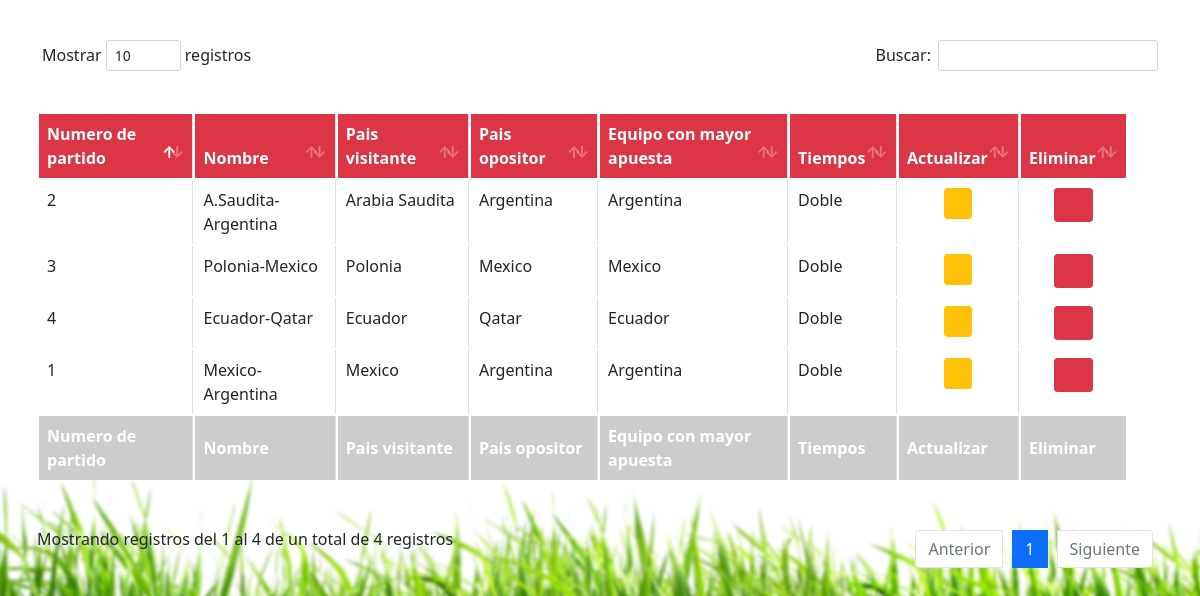
The app's page /php/views/tablaPartidosA.php (signed in) with its own data.
### tables this page shows
create table partidos
(
    id_partidos	     int not null auto_increment,
    nombre			     varchar(50) not null,
    equipo1            varchar(50) not null,
    equipo2				  varchar(50) not null,
    favorito			  varchar(50) not null,
    tiempos				  VARCHAR(50) not NULL,
    primary key (id_partidos)
);

### php/controller/infoPartidos.php (called while the page is built, shortened)
<?php
    global $conexion;
    $sql="SELECT id_partidos, nombre, equipo1, equipo2, favorito, tiempos FROM partidos";
    $result=mysqli_query($conexion,$sql);
?>

### php/views/tablaPartidosA.php (the view, shortened to what this page needs)
<?php
require_once("../conexion/conexion.php");
require_once "../controller/infoPartidos.php";
 ?>
<!DOCTYPE html>
<html>
<head>
	<link rel="stylesheet" type="text/css" href="../../css/estilos3.css">
</head>
<body>
 <link rel="stylesheet" type="text/css" href="../../bootstrap/css/bootstrap.css">
    <link rel="stylesheet" type="text/css" href="../../librerias/datatable/dataTables.bootstrap4.min.css">
<div>
	<table class="table table-hover table-condensed table-bordered" id="iddatatable">
		<thead style="background-color: #dc3545;color: white; font-weight: bold;">
			<tr>
            <td>Numero de partido</td>
				<td>Nombre</td>
				<td>Pais visitante</td>
                <td>Pais opositor</td>
                <td>Equipo con mayor apuesta</td>
                <td>Tiempos</td>
				<td>Actualizar</td>
				<td>Eliminar</td>
			</tr>
		</thead>
		<tfoot style="background-color: #ccc;color: white; font-weight: bold;">
			<tr>
                <td>Numero de partido</td>
				<td>Nombre</td>
				<td>Pais visitante</td>
                <td>Pais opositor</td>
                <td>Equipo con mayor apuesta</td>
                <td>Tiempos</td>
				<td>Actualizar</td>
				<td>Eliminar</td>
			</tr>
		</tfoot>
		<tbody >
			<?php
			while ($mostrar=mysqli_fetch_row($result)) {
				?>
				<tr >
					<td><?php echo $mostrar[0] ?></td>
					<td><?php echo $mostrar[1] ?></td>
                    <td><?php echo $mostrar[2] ?></td>
                    <td><?php echo $mostrar[3] ?></td>
                    <td><?php echo $mostrar[4] ?></td>
                    <td><?php echo $mostrar[5] ?></td>
					<td style="text-align: center;">
					<a href="../controller/modificarPartido.php?id=<?php echo $mostrar[0]; ?>">
						<span class="btn btn-warning btn-sm">
						<span class="fa fa-pencil-square-o"></span>
						</span>
						</a>
					</td>
					<td style="text-align: center;">
					<a href="../controller/eliminarPartidos.php?id=<?php echo $mostrar[0]; ?>" class="table__item__link">
						<span class="btn btn-danger btn-sm" >
						<span class="fa fa-trash"></span>
						</span>
						</a>
					</td>
				</tr>
				<?php
			}
			?>
		</tbody>
	</table>
</div>
</html>

### css/estilos3.css (style rules this page uses)
* { margin: 0px; padding: 5px; box-sizing: border-box; }
body { font-family: Arial, Helvetica, sans-serif; margin: 0; background: url(../img/imagen2.jpg); background-size: cover; background-attachment: fixed; }

### records on screen
partidos: id_partidos "1", nombre "Mexico-Argentina", equipo1 "Mexico", equipo2 "Argentina", favorito "Argentina", tiempos "Doble"
partidos: id_partidos "2", nombre "A.Saudita-Argentina", equipo1 "Arabia Saudita", equipo2 "Argentina", favorito "Argentina", tiempos "Doble"
partidos: id_partidos "3", nombre "Polonia-Mexico", equipo1 "Polonia", equipo2 "Mexico", favorito "Mexico", tiempos "Doble"
partidos: id_partidos "4", nombre "Ecuador-Qatar", equipo1 "Ecuador", equipo2 "Qatar", favorito "Ecuador", tiempos "Doble"
